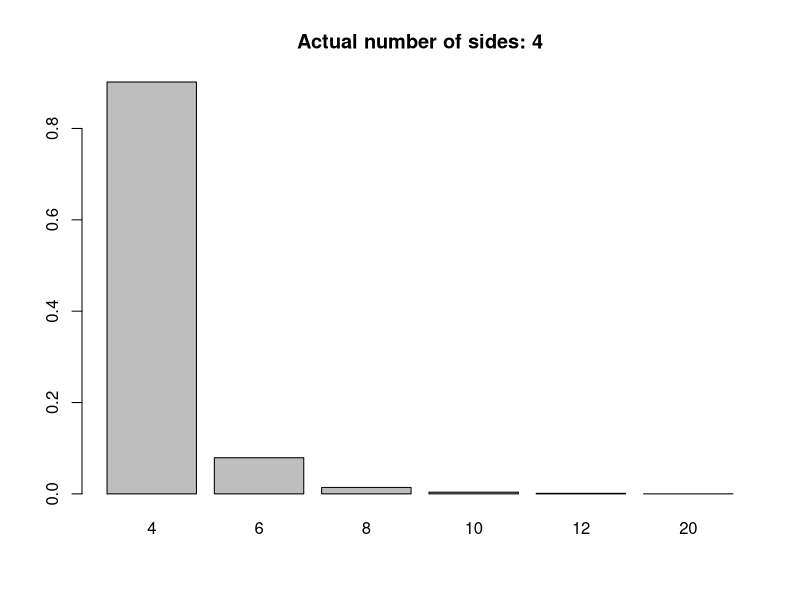

Source code (R):
## ---- chunk 1
# prior probabilities: P(n=4), P(n=6), P(n=8)
prob.prior=rep(1/3,3)

#likelihood probabilities: P(roll=2 | n=4), etc.
prob.likelihood=c(1/4,1/6,1/8)

#posterior probabililities P(n=4 | roll=2)
prob.posterior=prob.prior*prob.likelihood/sum(prob.prior*prob.likelihood)

prob.posterior

c(6,4,3)/13
## ---- chunk 2
dice=c(4,6,8,10,12,20)

num.sides = sample(dice,1)

num.rolls = 6

rolls = sample(1:num.sides,num.rolls,replace=TRUE)

rolls

prior = rep(1/6,6)

likelihood = (1/dice)^num.rolls*(max(rolls)<=dice)

marginal = sum(prior*likelihood)

posterior = (prior * likelihood)/marginal

posterior

barplot(posterior,names=dice,main=paste0("Actual number of sides: ",num.sides))
## ---- chunk 3
dice=c(4,6,8,10,12,20)
num.sides = sample(dice,1)
n = 10
error.param=runif(1)
errors.ind=rbinom(n,1,prob=error.param)
errors.values = sample(1:20,sum(errors.ind),replace=T)

rolls = sample(1:num.sides,n,replace=TRUE)
rolls[which(errors.ind==1)]=errors.values
rolls
